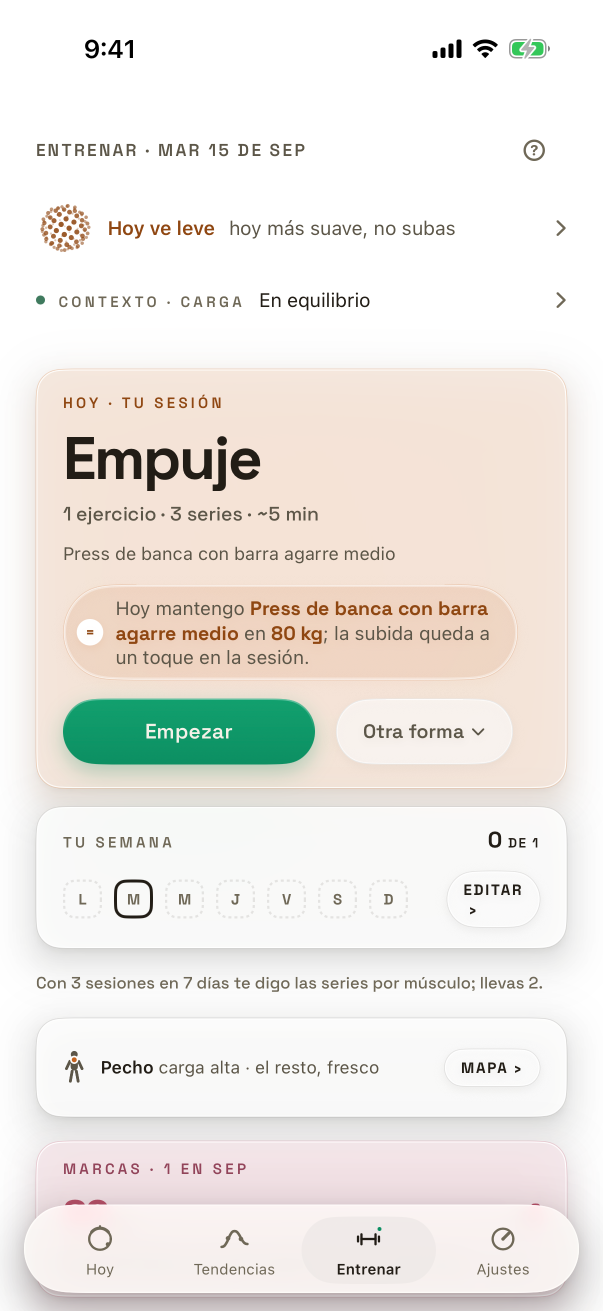
#> input picture docs/appmap/shots/entrenar-hub-retenida.png, 1206 x 2622 px (shown at 1/2 size)
$ python -i check-shots.py   (imports and definitions only)
#> lines starting #> are read from the running program, lines starting #| are printed output that depends on the picture
#> further down, picture is the input picture: PIL image 1206x2622 RGB; mean R, G, B 237.2, 233.8, 229
#!/usr/bin/env python3
"""Guardia anti-falso-verde del mapa (FER-381).

El harness pasa aunque una captura salga en blanco o repita la pantalla anterior (las viejas claves
`nav` muertas —coach/automations— capturaban el frame previo con otro nombre y el test seguía verde).
Este guardia mata esa clase: contra los manifiestos de `docs/appmap/mapa/`, exige que cada nodo×frame
tenga su PNG en `docs/appmap/shots/`, que no sea un marco casi vacío, y que un nodo no sea idéntico al
nodo anterior de su misma familia (pantalla ajena con nombre prestado).

Uso:
    python3 Tools/check-shots.py                     # todas las familias
    python3 Tools/check-shots.py --familia hoy,entrenar
    python3 Tools/check-shots.py --mapa docs/appmap/mapa --shots docs/appmap/shots

Sale 0 si todo cuadra; 1 con una tabla de fallas. Solo Pillow + stdlib (igual que Tools/diff-shot.py).
"""
import argparse, os, sys, glob, json

try:
    from PIL import Image, ImageChops
except ImportError:
    sys.exit("Falta Pillow (python3 -m pip install --user pillow).")

ROOT = os.path.dirname(os.path.dirname(os.path.abspath(__file__)))
BLANK_FRAC = 0.98    # ≥98 % del marco dentro de ±TOL del color de fondo → marco vacío
BLANK_TOL  = 6
DUP_TOL    = 1.0     # % de píxeles que difieren bajo el cual dos marcos se consideran idénticos


# [26 lines left out: functions frame_png, load_nodes, not called in this run]


def blank_fraction(im):
    """Fracción de píxeles dentro de ±BLANK_TOL del color de fondo (esquina superior izquierda)."""
    small = im.convert("RGB").resize((120, 260), Image.LANCZOS)
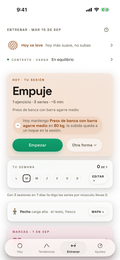
#> small: PIL image 120x260 RGB; mean R, G, B 237.1, 233.7, 228.9
    bg = Image.new("RGB", small.size, small.getpixel((3, 3)))
#> bg: PIL image 120x260 RGB; every value is 255
    diff = ImageChops.difference(small, bg).convert("L")
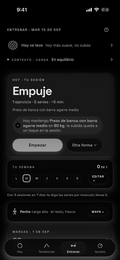
#> diff: PIL image 120x260 L; min 0, max 255, mean 20.8
    hist = diff.histogram()
#> hist = 256 values, max 6740 at index 0, min 0 at index 137, mean 121.9
    near = sum(hist[: BLANK_TOL + 1])
#> near = 12538
    return near / (small.size[0] * small.size[1])


# [63 lines left out: functions diff_pct, main, not called in this run]


# [2 lines not run here, left out]

>>> from PIL import Image
>>> picture = Image.open('../docs/appmap/shots/entrenar-hub-retenida.png')
>>> result = blank_fraction(picture)
#> result = 0.402
